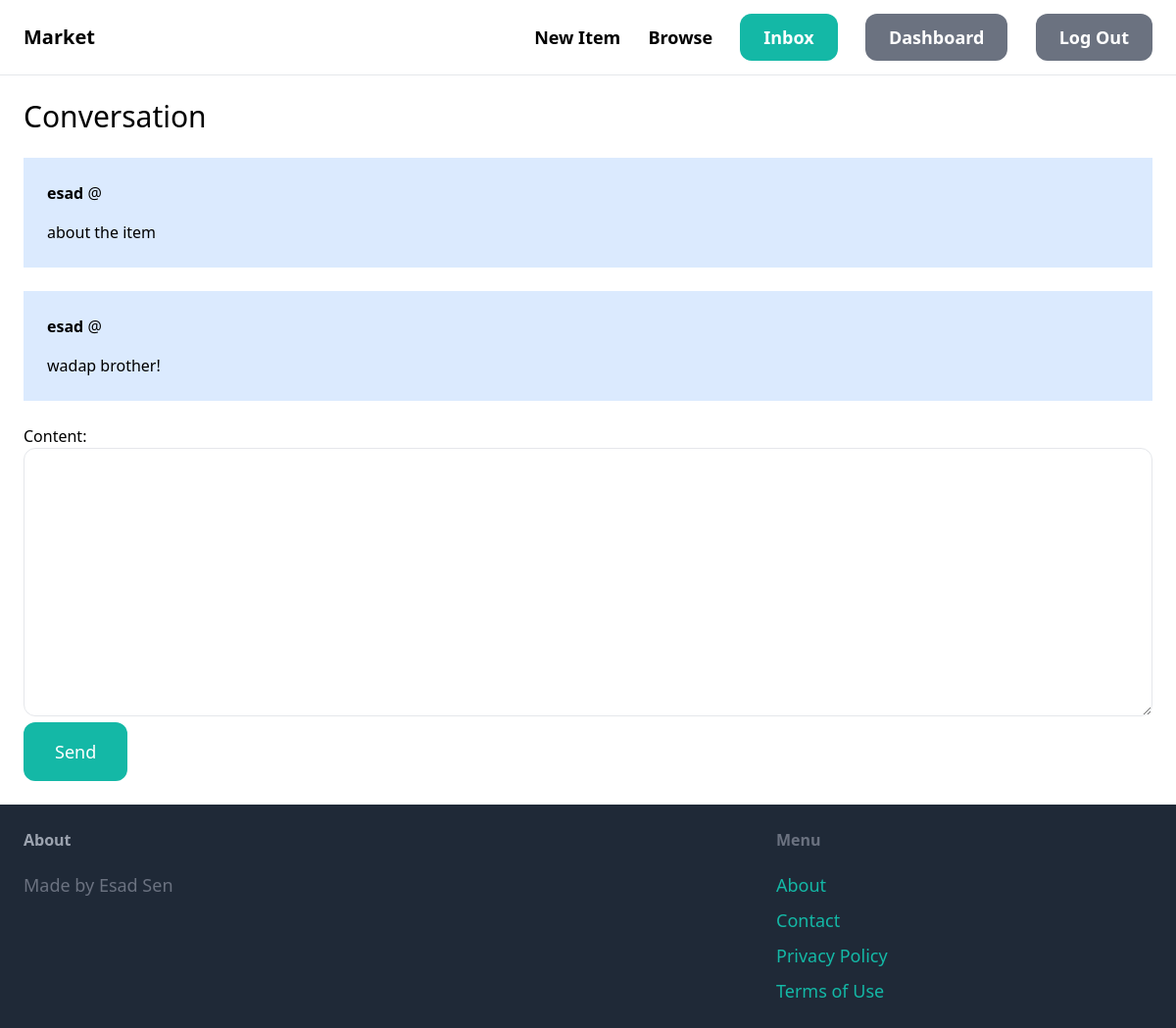
Before: /conversation/1/ (signed in) with the older database file.
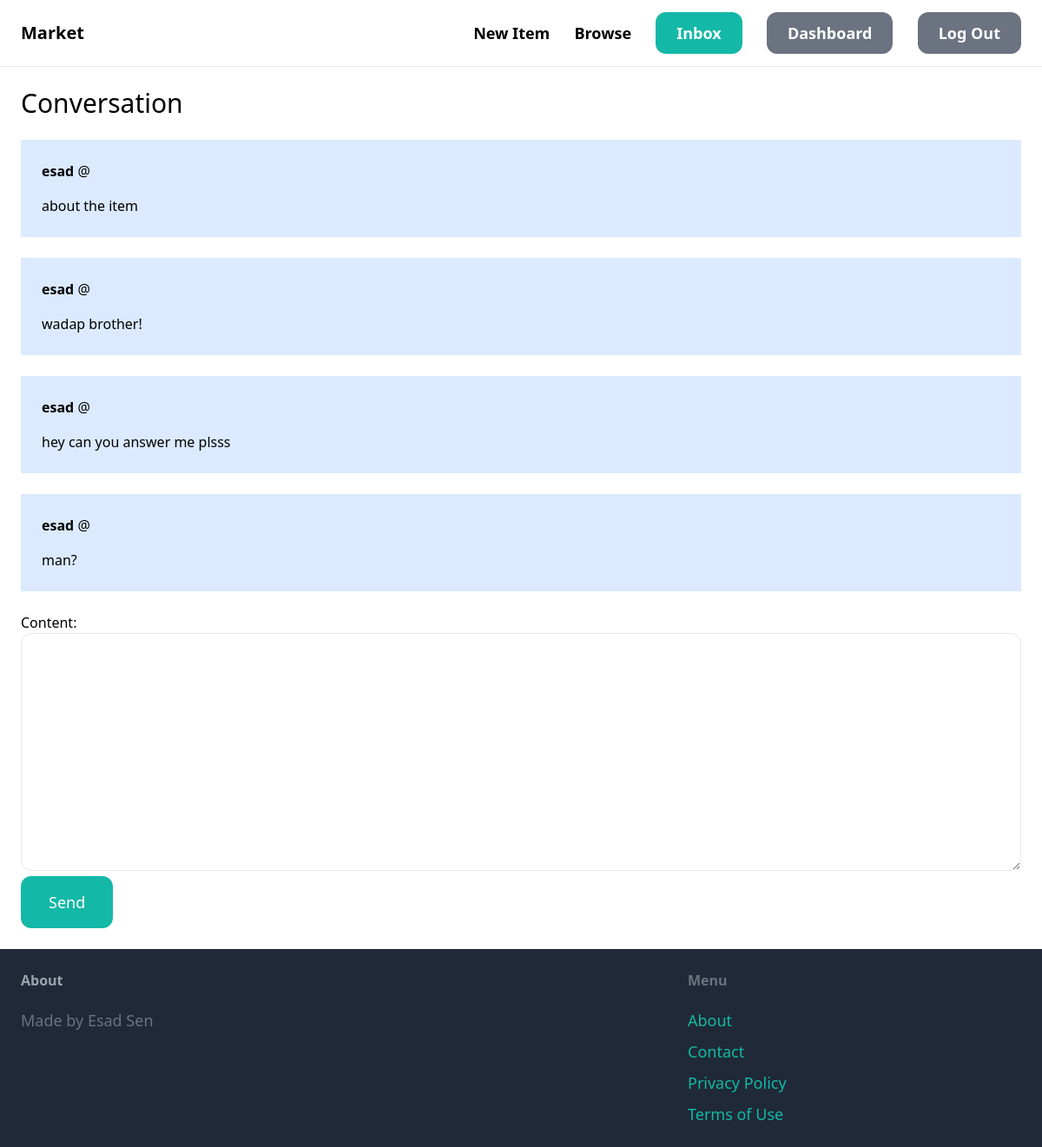
After: the same page with the newer database file.
### conversation/models.py (models this page shows)
class ConversationMessage(models.Model):
    conversation = models.ForeignKey(Conversation, related_name='messages',on_delete=models.CASCADE)
    content = models.TextField()
    crated_at = models.DateTimeField(auto_now=True)
    created_by = models.ForeignKey(User, related_name='created_messages', on_delete=models.CASCADE)

### conversation/views.py (the view)
# urls.py: path('<int:pk>/',views.detail,name='detail'),
@login_required
def detail(request,pk):
    conversation = Conversation.objects.filter(members__in=[request.user.id]).get(pk=pk)
    if request.method=='POST':
        form=ConversationMessageForm(request.POST)
        if form.is_valid():
            conversation_message=form.save(commit=False)
            conversation_message.conversation=conversation
            conversation_message.created_by=request.user
            conversation_message.save()
            conversation.save()
            return redirect('conversation:detail',pk=pk)
    else:
        form=ConversationMessageForm()
    return render(request, 'conversation/detail.html', {
        'conversation':conversation,
        'form':form,
    })

### conversation/forms.py
class ConversationMessageForm(forms.ModelForm):
    class Meta:
        model = ConversationMessage
        fields = ('content', )
        widgets = {
            'content': forms.Textarea(attrs={
                'class': 'w-full py-4 px-6 rounded-xl border'})
        }

### templates/conversation/detail.html (shortened to what this page needs)
{% extends 'core/base.html' %}
{% block body %}
    <h1 class="mb-6 text-3xl">Conversation</h1>
    <div class="space-y-6">
        {% for message in conversation.messages.all %}
            <div class="p-6 flex {% if message.created_by == request.user%}bg-blue-100{%else%}bg-gray-100 rounded-xl{%endif%}">
                <div>
                    <p class="mb-4"><strong>{{message.created_by.username}}</strong> @ {{message.created_at}}</p>
                    <p> {{message.content}}</p>
                </div>
            </div>
        {% endfor %}
    </div>
    <form action="." method="post" class="mt-6">
        {{form.as_p}}
        <button class="py-4 px-8 text-lg bg-teal-500 hover:bg-teal-700 rounded-xl text-white">Send</button>
    </form>
{% endblock body %}

Changed rows visible on the page:
added ConversationMessage: created_by.username "esad", content "hey can you answer me plsss"
added ConversationMessage: created_by.username "esad", content "man?"
